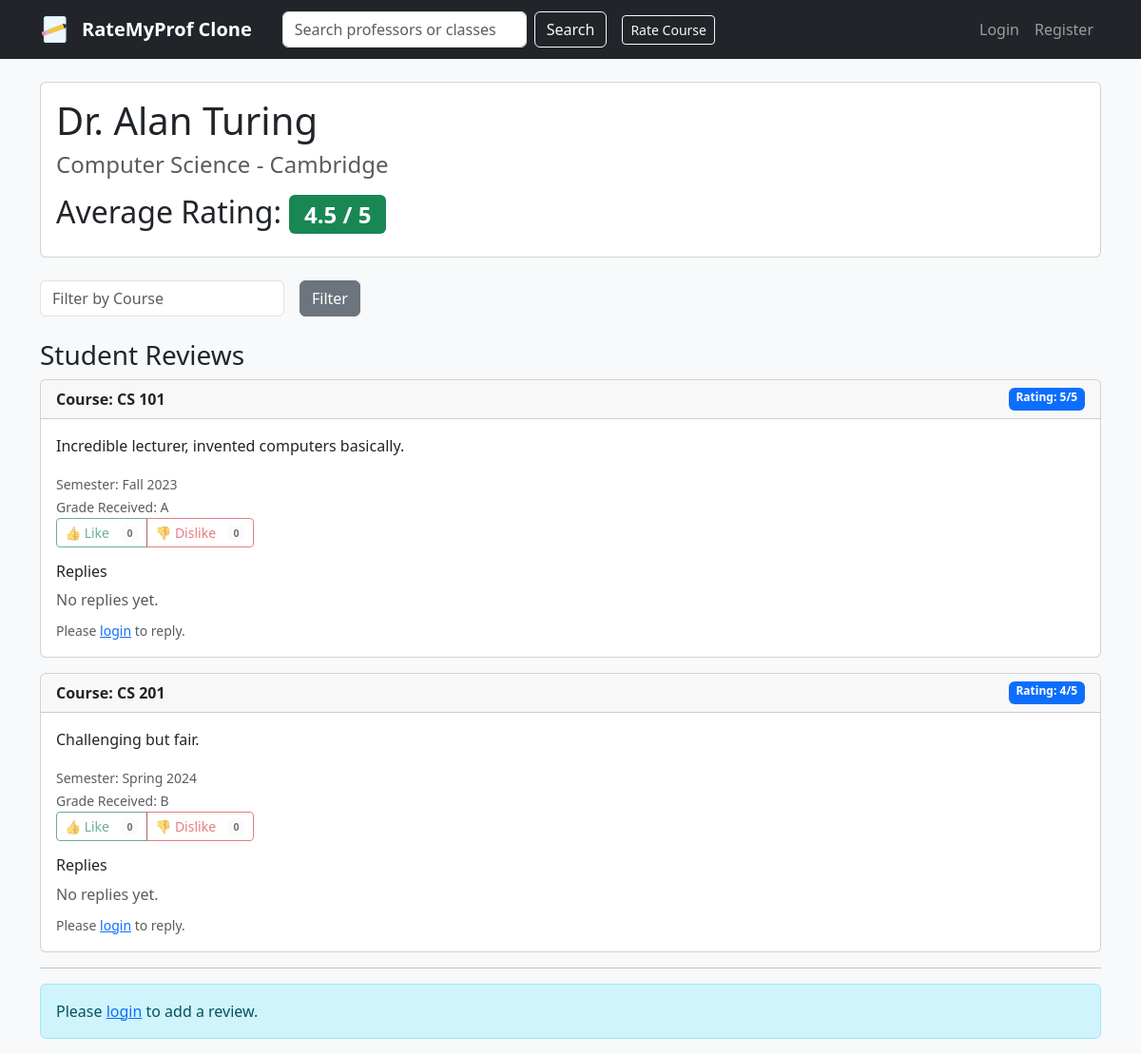
Page /professor/1 on the earlier database version.
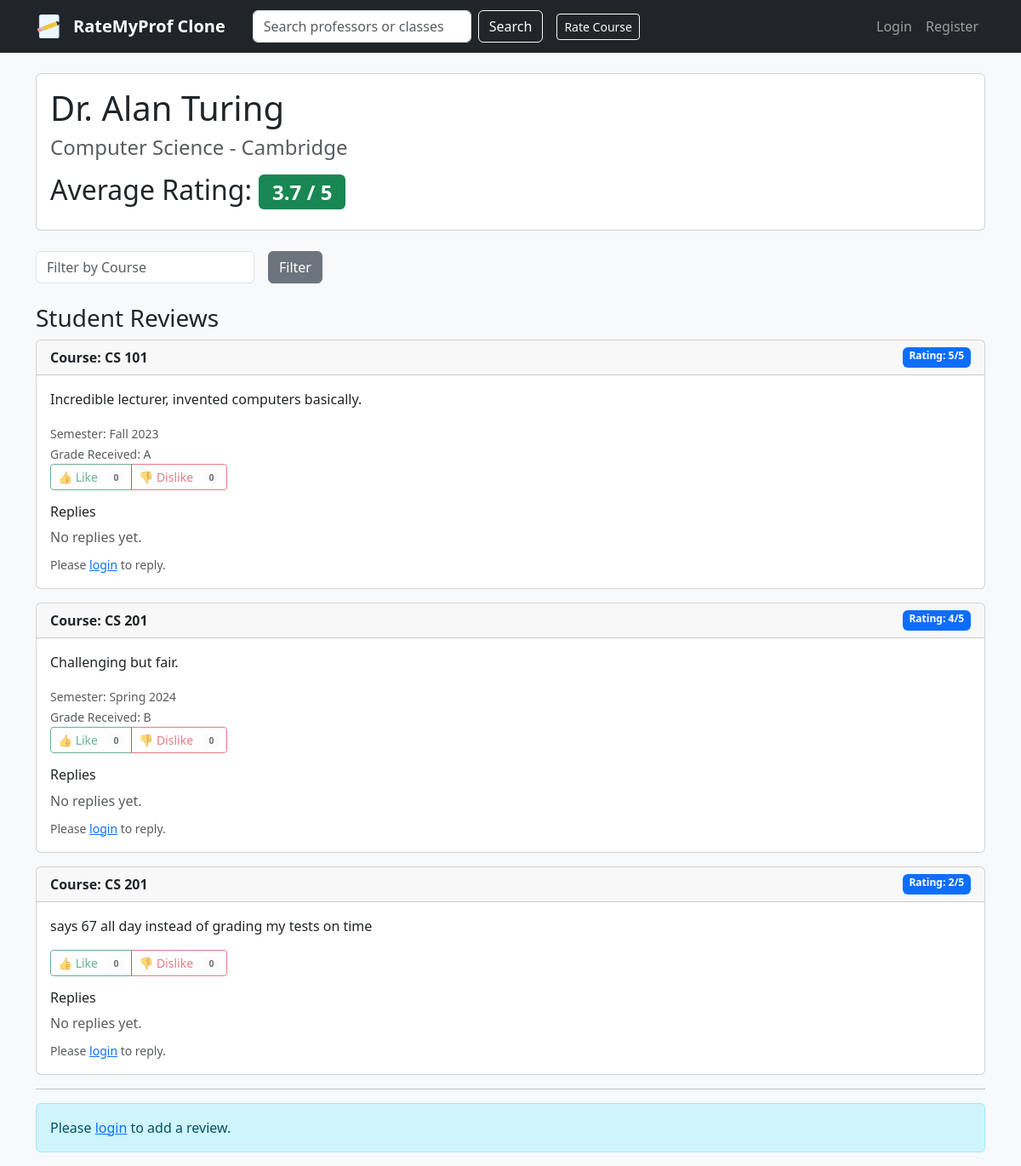
Same page on the later database version.
### app.py (models this page shows)
class Review(db.Model):
    __tablename__ = 'reviews'
    id = db.Column(db.Integer, primary_key=True)
    user_id = db.Column(db.Integer, db.ForeignKey('users.id'), nullable=True)
    professor_id = db.Column(db.Integer, db.ForeignKey('professors.id'), nullable=False)
    course_code = db.Column(db.String(20), nullable=False)
    rating = db.Column(db.Integer, nullable=False)
    comment = db.Column(db.Text)
    grade = db.Column(db.String(5), nullable=True)
    semester = db.Column(db.String(10), nullable=True)
    year = db.Column(db.Integer, nullable=True)
    created_at = db.Column(db.DateTime, default=datetime.utcnow)
    votes = db.relationship('ReviewVote', backref='review', lazy=True)
    user = db.relationship('User', backref='reviews', uselist=False)
    replies = db.relationship('ReviewReply', backref='review', lazy=True)

### app.py (the view)
@app.route('/professor/<int:id>', methods=['GET', 'POST'])
def professor_detail(id):
    professor = Professor.query.get_or_404(id)
    course_filter = request.args.get('course')
    if course_filter:
        reviews = Review.query.filter_by(professor_id=id, course_code=course_filter).all()
    else:
        reviews = professor.reviews
    avg_rating = 0
    if reviews:
        avg_rating = sum([r.rating for r in reviews]) / len(reviews)
    for r in reviews:
        r.likes_count = ReviewVote.query.filter_by(review_id=r.id, vote_type=1).count()
        r.dislikes_count = ReviewVote.query.filter_by(review_id=r.id, vote_type=-1).count()
        if current_user.is_authenticated:
            v = ReviewVote.query.filter_by(review_id=r.id, user_id=current_user.id).first()
            r.user_vote = v.vote_type if v else 0
        else:
            r.user_vote = 0
        r.replies_list = ReviewReply.query.filter_by(review_id=r.id).order_by(ReviewReply.created_at.asc()).all()
    return render_template('professor_detail.html', professor=professor, reviews=reviews, avg_rating=round(avg_rating, 1))

### templates/professor_detail.html (shortened to what the changed rows need)
{% extends "base.html" %}
{% block content %}
<div class="card mb-4">
    <div class="card-body">
        <h1>{{ professor.name }}</h1>
        <h2 class="mt-3">Average Rating: <span class="badge bg-success">{{ avg_rating }} / 5</span></h2>
    </div>
</div>
{% for review in reviews %}
<div class="card mb-3">
    <div class="card-header d-flex justify-content-between">
        <strong>Course: {{ review.course_code }}</strong>
        <span class="badge bg-primary">Rating: {{ review.rating }}/5</span>
    </div>
    <div class="card-body">
        <p class="card-text">{{ review.comment }}</p>
        {% if review.semester and review.year %}
            <div><small class="text-muted">Semester: {{ review.semester }} {{ review.year }}</small></div>
        {% endif %}
        {% if review.grade %}
            <div><small class="text-muted">Grade Received: {{ review.grade }}</small></div>
        {% endif %}
        <div class="btn-group" role="group">
            {% if current_user.is_authenticated %}
                <button id="like-btn-{{ review.id }}" type="button" class="btn {% if review.user_vote == 1 %}btn-success{% else %}btn-outline-success{% endif %} btn-sm" onclick="vote({{ review.id }}, 1)">
                    👍 Like <span id="likes-{{ review.id }}" class="badge bg-light text-dark ms-2">{{ review.likes_count }}</span>
                </button>
                <button id="dislike-btn-{{ review.id }}" type="button" class="btn {% if review.user_vote == -1 %}btn-danger{% else %}btn-outline-danger{% endif %} btn-sm" onclick="vote({{ review.id }}, -1)">
                    👎 Dislike <span id="dislikes-{{ review.id }}" class="badge bg-light text-dark ms-2">{{ review.dislikes_count }}</span>
                </button>
            {% else %}
                <button id="like-btn-{{ review.id }}" type="button" class="btn btn-outline-success btn-sm" disabled>
                    👍 Like <span id="likes-{{ review.id }}" class="badge bg-light text-dark ms-2">{{ review.likes_count }}</span>
                </button>
                <button id="dislike-btn-{{ review.id }}" type="button" class="btn btn-outline-danger btn-sm" disabled>
                    👎 Dislike <span id="dislikes-{{ review.id }}" class="badge bg-light text-dark ms-2">{{ review.dislikes_count }}</span>
                </button>
            {% endif %}
        </div>
        <div class="mt-3">
            <h6>Replies</h6>
            {% if review.replies_list and review.replies_list|length > 0 %}
                {% for reply in review.replies_list %}
                    <div class="border rounded p-2 mb-2 bg-white">
                        <div class="d-flex justify-content-between">
                            <div><strong>Anonymous</strong></div>
                            <small class="text-muted">{{ reply.created_at.strftime('%Y-%m-%d %H:%M') }}</small>
                        </div>
                        <div>{{ reply.comment }}</div>
                    </div>
                {% endfor %}
            {% else %}
                <div class="text-muted">No replies yet.</div>
            {% endif %}
            {% if current_user.is_authenticated %}
                <form method="POST" action="{{ url_for('add_reply', review_id=review.id) }}" class="mt-2">
                    <div class="mb-2">
                        <textarea name="reply_comment" rows="2" class="form-control" placeholder="Write a reply..." required></textarea>
                    </div>
                    <button type="submit" class="btn btn-sm btn-secondary">Reply</button>
                </form>
            {% else %}
                <div class="mt-2"><small class="text-muted">Please <a href="{{ url_for('login') }}">login</a> to reply.</small></div>
            {% endif %}
        </div>
    </div>
</div>
{% else %}
    <p>No reviews yet. Be the first!</p>
{% endfor %}
{% endblock %}

Differences in the rows shown:
added Review: course_code "CS 201", rating "2", comment "says 67 all day instead of grading my tests on time", likes_count "0", dislikes_count "0"
Other differences:
{{ avg_rating }}: "4.5" → "3.7"
